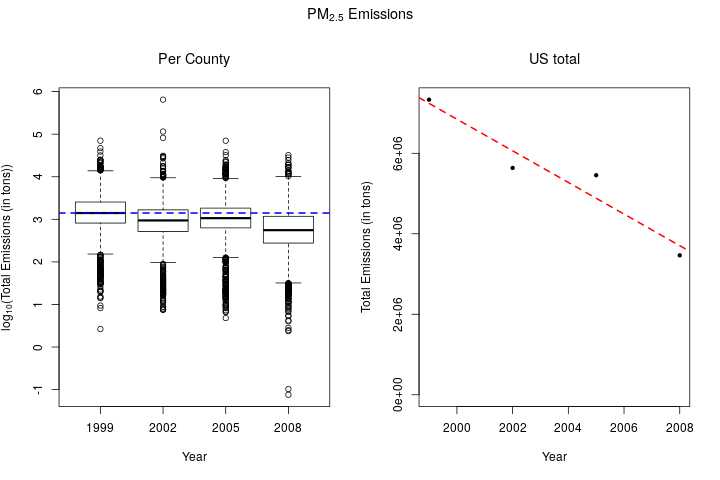

R code for this plot:
## Question 1: Have total emissions from PM2.5 decreased in the United States 
## from 1999 to 2008? Using the **base** plotting system, make a plot showing 
## the total PM2.5 emission from all sources for each of the 
## years 1999, 2002, 2005, and 2008.


## I am plotting five sets of data.  The first four are boxplots
## of total county emissions for each year of interest. I added a
## baseline value to the boxplot corresponding with the median
## county in 1999.
## The final plot is total US emissions for each year. A linear 
## regression that fits the four data points has been added.

library(dplyr)
NEIsumm <- NEI %>% group_by(fips, year) %>% summarize(total = sum(Emissions))
NEIyear <- NEI %>% group_by(year) %>% summarize(UStotal = sum(Emissions))
png("plot1.png", width = 720)
par(mfrow = c(1,2), oma = c(0,0,2,0), font.main =1)
boxplot(log10(total)~year, data= NEIsumm, 
        xlab= "Year", main = "Per County", 
        ylab = expression("log"[10]*"(Total Emissions (in tons))"))
med99 <-  median(log10(filter(NEIsumm, year == 1999)$total))
abline(h = med99, lty =2, lwd = 2, col = "blue")
plot(NEIyear$year, NEIyear$UStotal, 
     ylab = expression("Total Emissions (in tons)"),
     pch = 20, ylim = c(0, max(NEIyear$UStotal)),
     xlab = "Year",
     main = "US total")
lmus <-lm(NEIyear$UStotal~NEIyear$year)
abline(lmus, lty = 2, lwd = 2, col = "red")
title( main = expression("PM"[2.5]*" Emissions"), outer = T)
dev.off()




## Conclusion:  The overall trend indicates a decrease in total emissions
## across the United States.  Over 75% of 2008's counties fell below
## the median 2009 county. 

## Note 1: Without log the plot is difficult to read as the outliers
## will squish all the boxes.  This will introduce a warning since
## there are seven counties that measure 0 emissions (none are negative).

## Note 2: The number of counties particpating is increasing
## over time (3222 to 3260).  Furthermore, 
## there are 3221 counties that measured total emissions all four years.

## Note 3: The total US emissions decreased from 2002 to 2005 even though
## each quartile appears to have increased. It may be of interest to find 
## what is going on with the extreme outlier (almost 10 times greater than
## the next highest value).